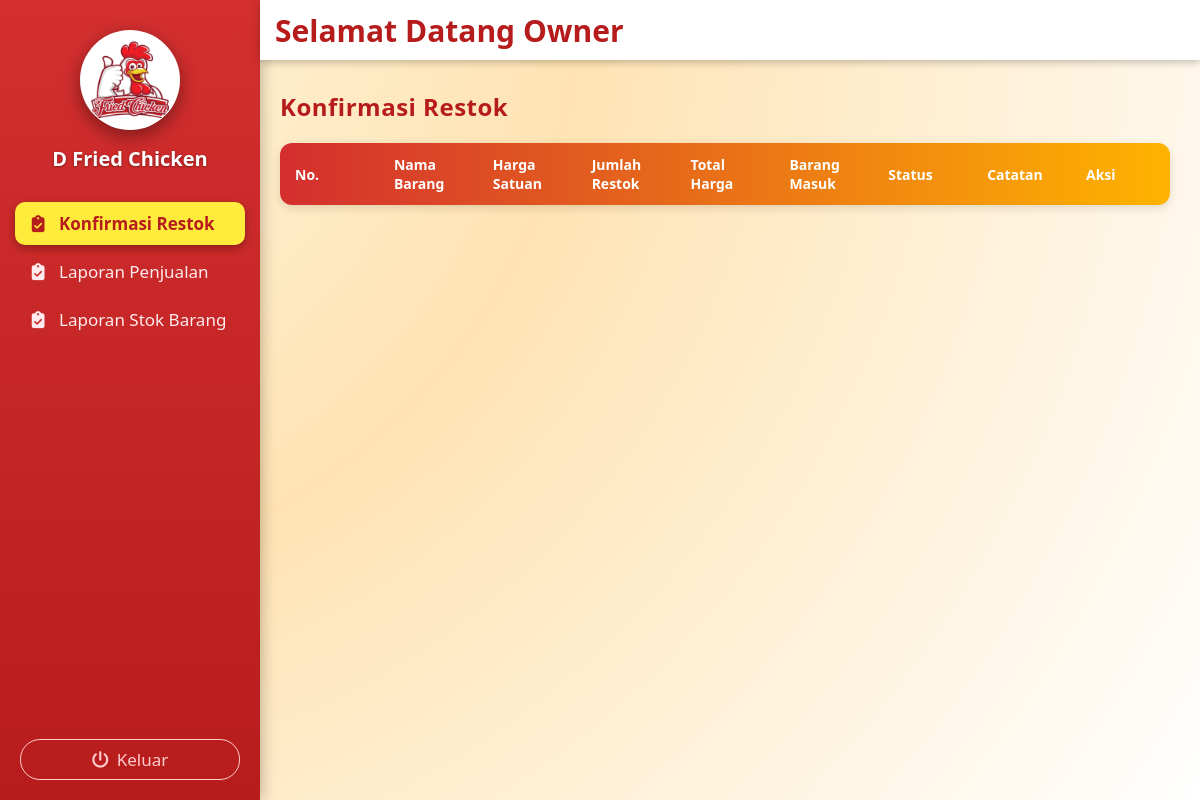
The page /owner/konfirmasi_restok/konfirmasi_restok.php (signed in) on the database as committed earlier.
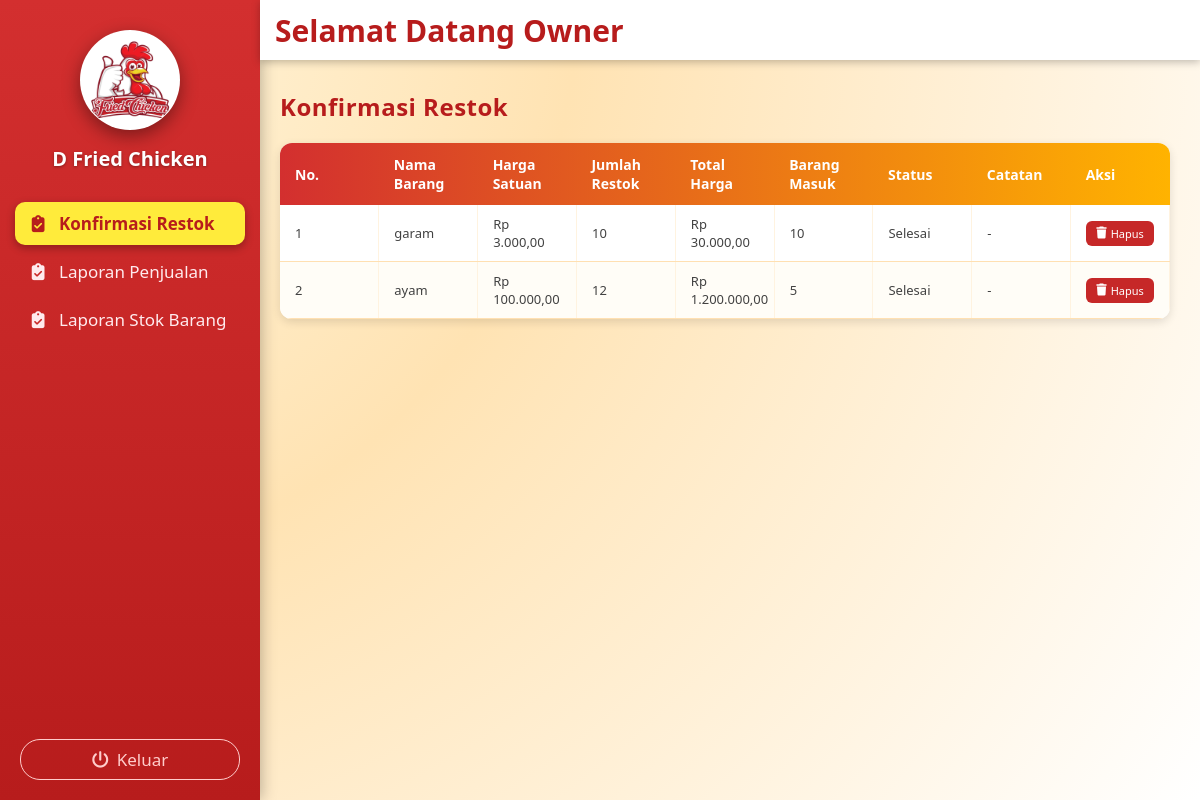
The same page on the database as committed later.
### tables this page shows
CREATE TABLE `restok_barang` (
  `Id_restok_barang` int NOT NULL,
  `Id_stok_gudang` int NOT NULL,
  `Nama_barang` varchar(15) DEFAULT NULL,
  `Harga` decimal(10,2) DEFAULT NULL,
  `Jumlah_restok` int DEFAULT NULL,
  `Total_harga` decimal(10,2) DEFAULT NULL,
  `Status` varchar(50) DEFAULT NULL,
  `Catatan` varchar(255) DEFAULT NULL
);

### owner/konfirmasi_restok/konfirmasi_restok.php (the view, shortened to what this page needs)
<?php
include '../../koneksi/sidebarowner.php';
include '../../koneksi/koneksi.php';
?>
<link rel="stylesheet" href="https://cdn.datatables.net/1.13.6/css/jquery.dataTables.min.css">
<link rel="stylesheet" href="https://cdnjs.cloudflare.com/ajax/libs/font-awesome/6.5.0/css/all.min.css">
<div class="konten-utama">
  <h2>Konfirmasi Restok </h2>
 <table id="tabel-ajukan-gudang" class="tabel-ajukan">
  <thead>
    <tr>
      <th>No.</th>
      <th>Nama Barang</th>
      <th>Harga Satuan</th>
      <th>Jumlah Restok</th>
      <th>Total Harga</th>
      <th>Barang Masuk</th>
      <th>Status</th>
       <th>Catatan</th>
      <th>Aksi</th>
    </tr>
  </thead>
  <tbody>
    <?php
      $no = 1;
      $sql = "
        SELECT
          r.*,
          COALESCE(SUM(bm.Barang_masuk), 0) AS barang_masuk
        FROM restok_barang r
        LEFT JOIN barang_masuk bm ON bm.Id_restok_barang = r.Id_restok_barang
        GROUP BY r.Id_restok_barang
        ORDER BY r.Id_restok_barang DESC
      ";
      $q = mysqli_query($conn, $sql);
      while($row = mysqli_fetch_assoc($q)) {
        $bm = (int)$row['barang_masuk'];
    ?>
    <tr>
      <td data-label="No"><?= $no++; ?></td>
      <td data-label="Nama Barang"><?= htmlspecialchars($row['Nama_barang']); ?></td>
      <td data-label="Harga Satuan">Rp <?= number_format((float)$row['Harga'], 2, ',', '.'); ?></td>
      <td data-label="Jumlah Restok"><?= (int)$row['Jumlah_restok']; ?></td>
      <td data-label="Total Harga">Rp <?= number_format((float)$row['Total_harga'], 2, ',', '.'); ?></td>
      <td data-label="Barang Masuk"><?= ($bm > 0) ? $bm : '-'; ?></td>
      <td data-label="Status"><?= htmlspecialchars($row['Status']); ?></td>
      <td data-label="Catatan">
  <?php
    $cat = trim($row['Catatan'] ?? '');
    echo $cat !== '' ? htmlspecialchars($cat) : '-';
  ?>
</td>
      <td data-label="Aksi">
        <?php if ($row['Status'] === 'Menunggu'): ?>
          <button class="tombol tombol-setuju" onclick="setujui(<?= (int)$row['Id_restok_barang']; ?>)">
            <i class="fa-solid fa-check"></i> Setujui
          </button>
         <button class="tombol tombol-tolak" onclick="tolak(<?= (int)$row['Id_restok_barang']; ?>)">
            <i class="fa-solid fa-xmark"></i> Tolak
          </button>
        <?php elseif ($row['Status'] === 'Selesai'): ?>
          <button class="tombol tombol-hapus" onclick="hapus(<?= (int)$row['Id_restok_barang']; ?>)">
            <i class="fa-solid fa-trash"></i> Hapus
          </button>
        <?php else: ?>
          -
        <?php endif; ?>
      </td>
    </tr>
    <?php } ?>
  </tbody>
</table>
</div>

Rows that differ between the two databases and show on the page:
added restok_barang: Nama_barang "garam", Harga "3.000,00", Jumlah_restok "10", Total_harga "30.000,00", bm "10", Status "Selesai"
added restok_barang: Nama_barang "ayam", Harga "100.000,00", Jumlah_restok "12", Total_harga "1.200.000,00", bm "5", Status "Selesai"
